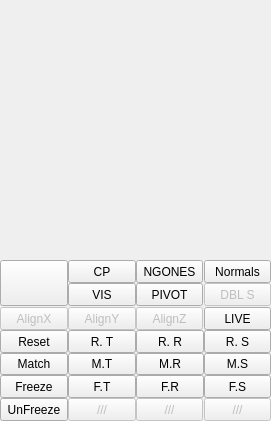
    <widget class="QWidget" name="wg_transformMenu" native="true">
     <layout class="QVBoxLayout" name="verticalLayout_10">
      <property name="spacing">
       <number>0</number>
      </property>
      <property name="margin">
       <number>0</number>
      </property>
      <item>
       <widget class="QWidget" name="wg_channelBox" native="true">
        <property name="minimumSize">
         <size>
          <width>0</width>
          <height>260</height>
         </size>
        </property>
        <layout class="QVBoxLayout" name="lt_channelBox">
         <property name="spacing">
          <number>0</number>
         </property>
         <property name="sizeConstraint">
          <enum>QLayout::SetMaximumSize</enum>
         </property>
         <property name="margin">
          <number>0</number>
         </property>
        </layout>
       </widget>
      </item>
      <item>
       <widget class="QWidget" name="widget_19" native="true">
        <property name="minimumSize">
         <size>
          <width>67</width>
          <height>161</height>
         </size>
        </property>
        <property name="maximumSize">
         <size>
          <width>16777215</width>
          <height>161</height>
         </size>
        </property>
        <layout class="QGridLayout" name="gridLayout_11">
         <property name="margin">
          <number>0</number>
         </property>
         <property name="spacing">
          <number>0</number>
         </property>
         <item row="8" column="1">
          <widget class="QPushButton" name="bt_matchAll">
           <property name="minimumSize">
            <size>
             <width>68</width>
             <height>0</height>
            </size>
           </property>
           <property name="maximumSize">
            <size>
             <width>67</width>
             <height>23</height>
            </size>
           </property>
           <property name="toolTip">
            <string>Match All Transforms</string>
           </property>
           <property name="text">
            <string>Match</string>
           </property>
           <property name="iconSize">
            <size>
             <width>20</width>
             <height>20</height>
            </size>
           </property>
           <property name="checkable">
            <bool>false</bool>
           </property>
          </widget>
         </item>
         <item row="8" column="6">
          <widget class="QPushButton" name="bt_matchScale">
           <property name="minimumSize">
            <size>
             <width>67</width>
             <height>0</height>
            </size>
           </property>
           <property name="maximumSize">
            <size>
             <width>67</width>
             <height>23</height>
            </size>
           </property>
           <property name="toolTip">
            <string>Match Local Scale</string>
           </property>
           <property name="text">
            <string>M.S</string>
           </property>
           <property name="iconSize">
            <size>
             <width>20</width>
             <height>20</height>
            </size>
           </property>
           <property name="checkable">
            <bool>false</bool>
           </property>
          </widget>
         </item>
         <item row="8" column="4">
          <widget class="QPushButton" name="bt_matchRotate">
           <property name="minimumSize">
            <size>
             <width>67</width>
             <height>0</height>
            </size>
           </property>
           <property name="maximumSize">
            <size>
             <width>68</width>
             <height>23</height>
            </size>
           </property>
           <property name="toolTip">
            <string>Match Rotate</string>
           </property>
           <property name="text">
            <string>M.R</string>
           </property>
           <property name="iconSize">
            <size>
             <width>20</width>
             <height>20</height>
            </size>
           </property>
           <property name="checkable">
            <bool>false</bool>
           </property>
          </widget>
         </item>
         <item row="8" column="3">
          <widget class="QPushButton" name="bt_matchTranslate">
           <property name="minimumSize">
            <size>
             <width>68</width>
             <height>0</height>
            </size>
           </property>
           <property name="maximumSize">
            <size>
             <width>68</width>
             <height>23</height>
            </size>
           </property>
           <property name="toolTip">
            <string>Match Translate</string>
           </property>
           <property name="text">
            <string>M.T</string>
           </property>
           <property name="iconSize">
            <size>
             <width>20</width>
             <height>20</height>
            </size>
           </property>
           <property name="checkable">
            <bool>false</bool>
           </property>
          </widget>
         </item>
         <item row="7" column="3">
          <widget class="QPushButton" name="bt_resetTranslation">
           <property name="enabled">
            <bool>true</bool>
           </property>
           <property name="minimumSize">
            <size>
             <width>68</width>
             <height>23</height>
            </size>
           </property>
           <property name="maximumSize">
            <size>
             <width>68</width>
             <height>23</height>
            </size>
           </property>
           <property name="acceptDrops">
            <bool>false</bool>
           </property>
           <property name="toolTip">
            <string>Freeze Translation</string>
           </property>
           <property name="text">
            <string>R. T</string>
           </property>
           <property name="icon">
            <iconset>
             <normaloff>../../.designer/backup/prefs/icons/freeze.png</normaloff>../../.designer/backup/prefs/icons/freeze.png</iconset>
           </property>
           <property name="iconSize">
            <size>
             <width>20</width>
             <height>20</height>
            </size>
           </property>
           <property name="checkable">
            <bool>false</bool>
           </property>
          </widget>
         </item>
         <item row="7" column="6">
          <widget class="QPushButton" name="bt_resetScaling">
           <property name="enabled">
            <bool>true</bool>
           </property>
           <property name="minimumSize">
            <size>
             <width>67</width>
             <height>23</height>
            </size>
           </property>
           <property name="maximumSize">
            <size>
             <width>67</width>
             <height>23</height>
            </size>
           </property>
           <property name="toolTip">
            <string>Freeze Scale</string>
           </property>
           <property name="text">
            <string>R. S</string>
           </property>
           <property name="iconSize">
            <size>
             <width>20</width>
             <height>20</height>
            </size>
           </property>
           <property name="checkable">
            <bool>false</bool>
           </property>
          </widget>
         </item>
         <item row="0" column="1" rowspan="3">
          <widget class="QPushButton" name="bt_deleteHistory">
           <property name="minimumSize">
            <size>
             <width>0</width>
             <height>46</height>
            </size>
           </property>
           <property name="maximumSize">
            <size>
             <width>68</width>
             <height>16777215</height>
            </size>
           </property>
           <property name="toolTip">
            <string>Delete History</string>
           </property>
           <property name="text">
            <string/>
           </property>
           <property name="iconSize">
            <size>
             <width>45</width>
             <height>45</height>
            </size>
           </property>
           <property name="checkable">
            <bool>false</bool>
           </property>
          </widget>
         </item>
         <item row="0" column="3">
          <widget class="QPushButton" name="bt_centerPivot">
           <property name="minimumSize">
            <size>
             <width>0</width>
             <height>23</height>
            </size>
           </property>
           <property name="maximumSize">
            <size>
             <width>68</width>
             <height>23</height>
            </size>
           </property>
           <property name="toolTip">
            <string>Center Pivot</string>
           </property>
           <property name="text">
            <string>CP</string>
           </property>
           <property name="iconSize">
            <size>
             <width>20</width>
             <height>20</height>
            </size>
           </property>
           <property name="checkable">
            <bool>false</bool>
           </property>
          </widget>
         </item>
         <item row="3" column="4">
          <widget class="QPushButton" name="bt_alignZ">
           <property name="enabled">
            <bool>false</bool>
           </property>
           <property name="minimumSize">
            <size>
             <width>67</width>
             <height>23</height>
            </size>
           </property>
           <property name="maximumSize">
            <size>
             <width>67</width>
             <height>23</height>
            </size>
           </property>
           <property name="acceptDrops">
            <bool>false</bool>
           </property>
           <property name="toolTip">
            <string>Freeze Translation</string>
           </property>
           <property name="text">
            <string>AlignZ</string>
           </property>
           <property name="icon">
            <iconset>
             <normaloff>../../.designer/backup/prefs/icons/freeze.png</normaloff>../../.designer/backup/prefs/icons/freeze.png</iconset>
           </property>
           <property name="iconSize">
            <size>
             <width>20</width>
             <height>20</height>
            </size>
           </property>
          </widget>
         </item>
         <item row="3" column="6">
          <widget class="QPushButton" name="bt_makeLive">
           <property name="enabled">
            <bool>true</bool>
           </property>
           <property name="minimumSize">
            <size>
             <width>67</width>
             <height>0</height>
            </size>
           </property>
           <property name="maximumSize">
            <size>
             <width>67</width>
             <height>23</height>
            </size>
           </property>
           <property name="toolTip">
            <string>Marquee / Drag Selection Style</string>
           </property>
           <property name="text">
            <string>LIVE</string>
           </property>
           <property name="iconSize">
            <size>
             <width>20</width>
             <height>20</height>
            </size>
           </property>
           <property name="checkable">
            <bool>true</bool>
           </property>
          </widget>
         </item>
         <item row="3" column="3">
          <widget class="QPushButton" name="bt_alignY">
           <property name="enabled">
            <bool>false</bool>
           </property>
           <property name="minimumSize">
            <size>
             <width>0</width>
             <height>23</height>
            </size>
           </property>
           <property name="maximumSize">
            <size>
             <width>68</width>
             <height>23</height>
            </size>
           </property>
           <property name="acceptDrops">
            <bool>false</bool>
           </property>
           <property name="toolTip">
            <string>Freeze Translation</string>
           </property>
           <property name="text">
            <string>AlignY</string>
           </property>
           <property name="icon">
            <iconset>
             <normaloff>../../.designer/backup/prefs/icons/freeze.png</normaloff>../../.designer/backup/prefs/icons/freeze.png</iconset>
           </property>
           <property name="iconSize">
            <size>
             <width>20</width>
             <height>20</height>
            </size>
           </property>
          </widget>
         </item>
         <item row="1" column="3">
          <widget class="QPushButton" name="bt_visibility">
           <property name="minimumSize">
            <size>
             <width>0</width>
             <height>23</height>
            </size>
           </property>
           <property name="maximumSize">
            <size>
             <width>68</width>
             <height>23</height>
            </size>
           </property>
           <property name="toolTip">
            <string>Object visibility</string>
           </property>
           <property name="text">
            <string>VIS</string>
           </property>
           <property name="iconSize">
            <size>
             <width>20</width>
             <height>20</height>
            </size>
           </property>
           <property name="checkable">
            <bool>true</bool>
           </property>
          </widget>
         </item>
         <item row="0" column="4">
          <widget class="QPushButton" name="bt_selNgones">
           <property name="enabled">
            <bool>true</bool>
           </property>
           <property name="minimumSize">
            <size>
             <width>67</width>
             <height>23</height>
            </size>
           </property>
           <property name="maximumSize">
            <size>
             <width>67</width>
             <height>23</height>
            </size>
           </property>
           <property name="toolTip">
            <string>Marquee / Drag Selection Style</string>
           </property>
           <property name="text">
            <string>NGONES</string>
           </property>
           <property name="iconSize">
            <size>
             <width>20</width>
             <height>20</height>
            </size>
           </property>
          </widget>
         </item>
         <item row="1" column="4">
          <widget class="QPushButton" name="bt_visPivot">
           <property name="minimumSize">
            <size>
             <width>67</width>
             <height>23</height>
            </size>
           </property>
           <property name="maximumSize">
            <size>
             <width>67</width>
             <height>23</height>
            </size>
           </property>
           <property name="toolTip">
            <string>Pivot Visibility</string>
           </property>
           <property name="text">
            <string>PIVOT</string>
           </property>
           <property name="iconSize">
            <size>
             <width>20</width>
             <height>20</height>
            </size>
           </property>
           <property name="checkable">
            <bool>true</bool>
           </property>
          </widget>
         </item>
         <item row="3" column="1">
          <widget class="QPushButton" name="bt_alignX">
           <property name="enabled">
            <bool>false</bool>
           </property>
           <property name="minimumSize">
            <size>
             <width>68</width>
             <height>23</height>
            </size>
           </property>
           <property name="maximumSize">
            <size>
             <width>68</width>
             <height>23</height>
            </size>
           </property>
           <property name="acceptDrops">
            <bool>false</bool>
           </property>
           <property name="toolTip">
            <string>Freeze Translation</string>
           </property>
           <property name="text">
            <string>AlignX</string>
           </property>
           <property name="icon">
            <iconset>
             <normaloff>../../.designer/backup/prefs/icons/freeze.png</normaloff>../../.designer/backup/prefs/icons/freeze.png</iconset>
           </property>
           <property name="iconSize">
            <size>
             <width>20</width>
             <height>20</height>
            </size>
           </property>
          </widget>
         </item>
         <item row="1" column="6">
          <widget class="QPushButton" name="bt_doubleSide">
           <property name="enabled">
            <bool>false</bool>
           </property>
           <property name="minimumSize">
            <size>
             <width>67</width>
             <height>23</height>
            </size>
           </property>
           <property name="maximumSize">
            <size>
             <width>67</width>
             <height>23</height>
            </size>
           </property>
           <property name="toolTip">
            <string>Double side view</string>
           </property>
           <property name="text">
            <string>DBL S</string>
           </property>
           <property name="iconSize">
            <size>
             <width>20</width>
             <height>20</height>
            </size>
           </property>
           <property name="checkable">
            <bool>true</bool>
           </property>
          </widget>
         </item>
         <item row="0" column="6">
          <widget class="QPushButton" name="bt_toggleNormals">
           <property name="enabled">
            <bool>true</bool>
           </property>
           <property name="minimumSize">
            <size>
             <width>67</width>
             <height>23</height>
            </size>
           </property>
           <property name="maximumSize">
            <size>
             <width>67</width>
             <height>23</height>
            </size>
           </property>
           <property name="toolTip">
            <string>Marquee / Drag Selection Style</string>
           </property>
           <property name="text">
            <string>Normals</string>
           </property>
           <property name="iconSize">
            <size>
             <width>20</width>
             <height>20</height>
            </size>
           </property>
          </widget>
         </item>
         <item row="10" column="1">
          <widget class="QPushButton" name="bt_unFreeze">
           <property name="minimumSize">
            <size>
             <width>68</width>
             <height>0</height>
            </size>
           </property>
           <property name="maximumSize">
            <size>
             <width>67</width>
             <height>23</height>
            </size>
           </property>
           <property name="toolTip">
            <string>Freeze All Transforms</string>
           </property>
           <property name="text">
            <string>UnFreeze</string>
           </property>
           <property name="iconSize">
            <size>
             <width>20</width>
             <height>20</height>
            </size>
           </property>
           <property name="checkable">
            <bool>false</bool>
           </property>
          </widget>
         </item>
         <item row="7" column="4">
          <widget class="QPushButton" name="bt_resetRotation">
           <property name="enabled">
            <bool>true</bool>
           </property>
           <property name="minimumSize">
            <size>
             <width>67</width>
             <height>23</height>
            </size>
           </property>
           <property name="maximumSize">
            <size>
             <width>68</width>
             <height>23</height>
            </size>
           </property>
           <property name="toolTip">
            <string>Freeze Rotation</string>
           </property>
           <property name="text">
            <string>R. R</string>
           </property>
           <property name="iconSize">
            <size>
             <width>20</width>
             <height>20</height>
            </size>
           </property>
           <property name="checkable">
            <bool>false</bool>
           </property>
          </widget>
         </item>
         <item row="7" column="1">
          <widget class="QPushButton" name="bt_resetAllTransform">
           <property name="enabled">
            <bool>true</bool>
           </property>
           <property name="minimumSize">
            <size>
             <width>68</width>
             <height>0</height>
            </size>
           </property>
           <property name="maximumSize">
            <size>
             <width>67</width>
             <height>23</height>
            </size>
           </property>
           <property name="toolTip">
            <string>Freeze All Transforms</string>
           </property>
           <property name="text">
            <string>Reset</string>
           </property>
           <property name="iconSize">
            <size>
             <width>20</width>
             <height>20</height>
            </size>
           </property>
           <property name="checkable">
            <bool>false</bool>
           </property>
          </widget>
         </item>
         <item row="9" column="1">
          <widget class="QPushButton" name="bt_freezeAllTransform">
           <property name="minimumSize">
            <size>
             <width>68</width>
             <height>0</height>
            </size>
           </property>
           <property name="maximumSize">
            <size>
             <width>67</width>
             <height>23</height>
            </size>
           </property>
           <property name="toolTip">
            <string>Freeze All Transforms</string>
           </property>
           <property name="text">
            <string>Freeze</string>
           </property>
           <property name="iconSize">
            <size>
             <width>20</width>
             <height>20</height>
            </size>
           </property>
           <property name="checkable">
            <bool>false</bool>
           </property>
          </widget>
         </item>
         <item row="9" column="3">
          <widget class="QPushButton" name="bt_freezeTranslation">
           <property name="minimumSize">
            <size>
             <width>68</width>
             <height>23</height>
            </size>
           </property>
           <property name="maximumSize">
            <size>
             <width>68</width>
             <height>23</height>
            </size>
           </property>
           <property name="acceptDrops">
            <bool>false</bool>
           </property>
           <property name="toolTip">
            <string>Freeze Translation</string>
           </property>
           <property name="text">
            <string>F.T</string>
           </property>
           <property name="icon">
            <iconset>
             <normaloff>../../.designer/backup/prefs/icons/freeze.png</normaloff>../../.designer/backup/prefs/icons/freeze.png</iconset>
           </property>
           <property name="iconSize">
            <size>
             <width>20</width>
             <height>20</height>
            </size>
           </property>
           <property name="checkable">
            <bool>false</bool>
           </property>
          </widget>
         </item>
         <item row="9" column="4">
          <widget class="QPushButton" name="bt_freezeRotation">
           <property name="minimumSize">
            <size>
             <width>67</width>
             <height>23</height>
            </size>
           </property>
           <property name="maximumSize">
            <size>
             <width>68</width>
             <height>23</height>
            </size>
           </property>
           <property name="toolTip">
            <string>Freeze Rotation</string>
           </property>
           <property name="text">
            <string>F.R</string>
           </property>
           <property name="iconSize">
            <size>
             <width>20</width>
             <height>20</height>
            </size>
           </property>
           <property name="checkable">
            <bool>false</bool>
           </property>
          </widget>
         </item>
         <item row="9" column="6">
          <widget class="QPushButton" name="bt_freezeScale">
           <property name="minimumSize">
            <size>
             <width>67</width>
             <height>23</height>
            </size>
           </property>
           <property name="maximumSize">
            <size>
             <width>67</width>
             <height>23</height>
            </size>
           </property>
           <property name="toolTip">
            <string>Freeze Scale</string>
           </property>
           <property name="text">
            <string>F.S</string>
           </property>
           <property name="iconSize">
            <size>
             <width>20</width>
             <height>20</height>
            </size>
           </property>
           <property name="checkable">
            <bool>false</bool>
           </property>
          </widget>
         </item>
         <item row="10" column="4">
          <widget class="QPushButton" name="bt_8">
           <property name="enabled">
            <bool>false</bool>
           </property>
           <property name="minimumSize">
            <size>
             <width>67</width>
             <height>23</height>
            </size>
           </property>
           <property name="maximumSize">
            <size>
             <width>67</width>
             <height>23</height>
            </size>
           </property>
           <property name="toolTip">
            <string>Marquee / Drag Selection Style</string>
           </property>
           <property name="text">
            <string>///</string>
           </property>
           <property name="iconSize">
            <size>
             <width>20</width>
             <height>20</height>
            </size>
           </property>
          </widget>
         </item>
         <item row="10" column="6">
          <widget class="QPushButton" name="bt_9">
           <property name="enabled">
            <bool>false</bool>
           </property>
           <property name="minimumSize">
            <size>
             <width>67</width>
             <height>23</height>
            </size>
           </property>
           <property name="maximumSize">
            <size>
             <width>67</width>
             <height>23</height>
            </size>
           </property>
           <property name="toolTip">
            <string>Marquee / Drag Selection Style</string>
           </property>
           <property name="text">
            <string>///</string>
           </property>
           <property name="iconSize">
            <size>
             <width>20</width>
             <height>20</height>
            </size>
           </property>
          </widget>
         </item>
         <item row="10" column="3">
          <widget class="QPushButton" name="bt_10">
           <property name="enabled">
            <bool>false</bool>
           </property>
           <property name="minimumSize">
            <size>
             <width>68</width>
             <height>23</height>
            </size>
           </property>
           <property name="maximumSize">
            <size>
             <width>68</width>
             <height>23</height>
            </size>
           </property>
           <property name="toolTip">
            <string>Marquee / Drag Selection Style</string>
           </property>
           <property name="text">
            <string>///</string>
           </property>
           <property name="iconSize">
            <size>
             <width>20</width>
             <height>20</height>
            </size>
           </property>
          </widget>
         </item>
        </layout>
       </widget>
      </item>
     </layout>
    </widget>
